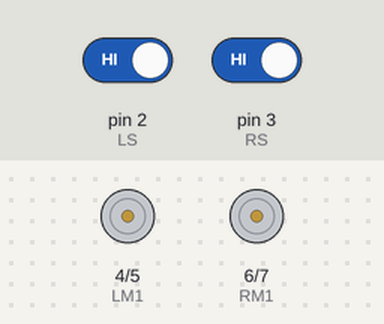
This sketch was run on a simulated Arduino Uno, built with avr-gcc and run on an emulated ATmega328P. Shown: motor-driver pin pairs drawn as motors (green arrow = first pin HIGH = forward, orange = second pin HIGH = backward, longer = more drive). Inputs (shaded band) come from the test bench; at power-on: pin 2 (LS) HIGH, pin 3 (RS) HIGH.

Above: at 1.2 s.
1.3 s: pin 2 (LS) driven LOW
At 1.6 s:
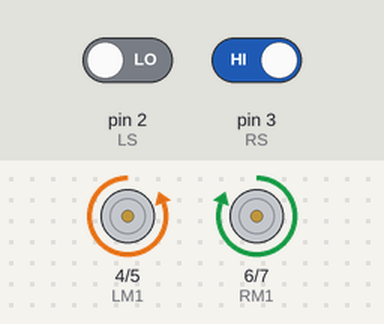
2.8 s: pin 3 (RS) driven LOW
At 3.9 s:
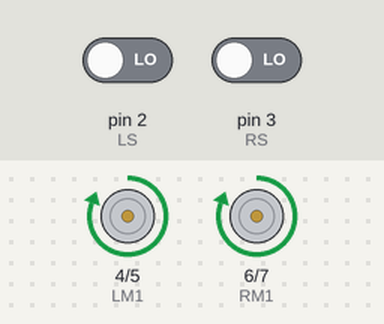
4.3 s: pin 2 (LS) driven HIGH
At 5.0 s:
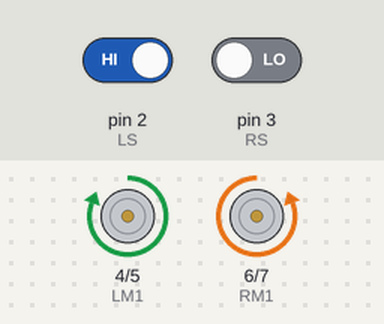
5.8 s: pin 3 (RS) driven HIGH
At 6.2 s:
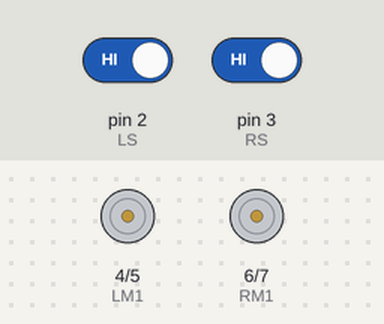
Timing chart, 0 to 8.3 s (numbered marks = the images above; inputs shaded):
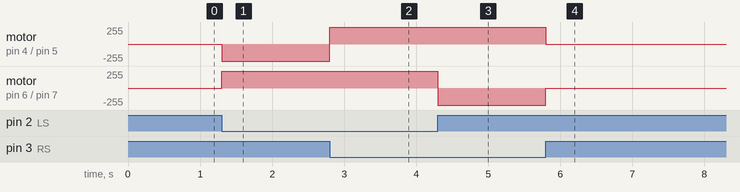

Measured:
- after the input at 1.3 s, motor on pin 4 (LM1) / pin 5 (LM2): stopped → backward 255/255 at once; motor on pin 6 (RM1) / pin 7 (RM2): stopped → forward 255/255 at once
- after the input at 2.8 s, motor on pin 4 (LM1) / pin 5 (LM2): backward 255/255 → forward 255/255 at once
- after the input at 4.3 s, motor on pin 6 (RM1) / pin 7 (RM2): forward 255/255 → backward 255/255 at once
- after the input at 5.8 s, motor on pin 4 (LM1) / pin 5 (LM2): forward 255/255 → stopped at once; motor on pin 6 (RM1) / pin 7 (RM2): backward 255/255 → stopped at once

The sketch:

LineFollower.ino
```cpp
#define LS 2   // Left IR sensor
#define RS 3   // Right IR sensor
#define LM1 4  // Left motor IN1
#define LM2 5  // Left motor IN2
#define RM1 6  // Right motor IN3
#define RM2 7  // Right motor IN4

void setup() {
  pinMode(LS, INPUT);
  pinMode(RS, INPUT);
  pinMode(LM1, OUTPUT);
  pinMode(LM2, OUTPUT);
  pinMode(RM1, OUTPUT);
  pinMode(RM2, OUTPUT);
}

void loop() {
  int left = digitalRead(LS);
  int right = digitalRead(RS);

  if (left == LOW && right == LOW) {
    forward();
  }
  else if (left == HIGH && right == LOW) {
    turnRight();
  }
  else if (left == LOW && right == HIGH) {
    turnLeft();
  }
  else {
    stopMotors();
  }
}

void forward() {
  digitalWrite(LM1, HIGH);
  digitalWrite(LM2, LOW);
  digitalWrite(RM1, HIGH);
  digitalWrite(RM2, LOW);
}

void turnRight() {
  digitalWrite(LM1, HIGH);
  digitalWrite(LM2, LOW);
  digitalWrite(RM1, LOW);
  digitalWrite(RM2, HIGH);
}

void turnLeft() {
  digitalWrite(LM1, LOW);
  digitalWrite(LM2, HIGH);
  digitalWrite(RM1, HIGH);
  digitalWrite(RM2, LOW);
}

void stopMotors() {
  digitalWrite(LM1, LOW);
  digitalWrite(LM2, LOW);
  digitalWrite(RM1, LOW);
  digitalWrite(RM2, LOW);
}
```
